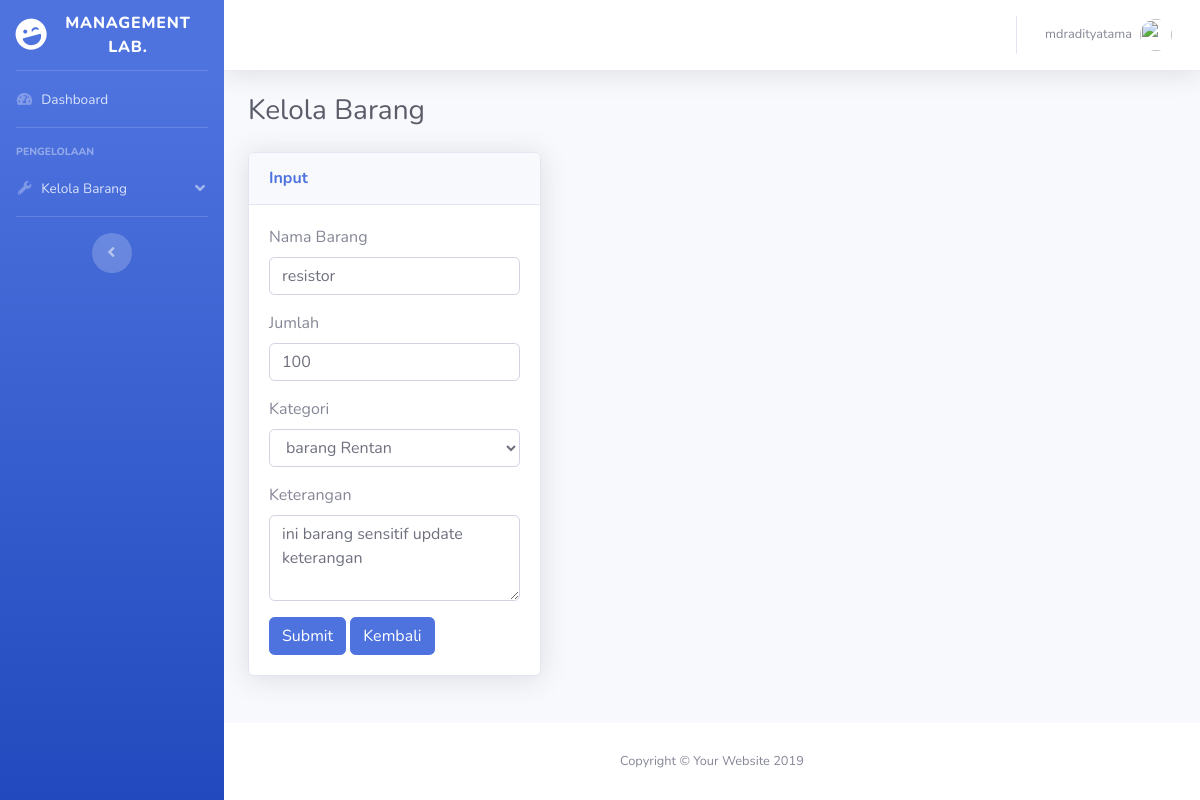
The page /editbarang.php?id=12 (signed in) on the database its author committed.
### tables this page shows
CREATE TABLE `barang` (
  `id` int(10) NOT NULL,
  `nmbarang` varchar(255) NOT NULL,
  `jmlh` int(100) NOT NULL,
  `id_ketegori` int(10) NOT NULL,
  `keterangan` text NOT NULL
);

CREATE TABLE `kategori` (
  `id` int(11) NOT NULL,
  `nama` varchar(100) NOT NULL,
  `keterangan` text NOT NULL
);

### classes/Input.php (called while the page is built)
<?php
class Input {
  public static function get($name){
    if( isset($_POST[$name]) ){
      return $_POST[$name];
    } else if ( isset($_GET[$name]) ){
      return $_GET[$name];
    }
  }
}
?>

### classes/Database.php (called while the page is built, shortened)
<?php
class Database {
  private static $INSTANCE = null;
  private $mysqli,
          $HOST = 'localhost',
          $USER = 'root',
          $PASS = '',
          $DBNAME = 'manajemenlab';
  function __construct(){
    $this->mysqli = new mysqli( $this->HOST, $this->USER, $this->PASS, $this->DBNAME);
  }
  public static function getInstance(){
    if( !isset(self::$INSTANCE) ) {
      self::$INSTANCE = new Database();
    }
    return self::$INSTANCE;
  }
  public function get_fields($table){
    $query  = "SELECT * FROM $table";
    $result = $this->mysqli->query($query);
    while($row = $result->fetch_assoc()  ) {
       $data[] = $row;
    }
    return $data;
  }
  public function dataEdit( $tabel, $id ){
    $query = "SELECT * FROM $tabel WHERE id=$id";
    $result = $this->mysqli->query($query);
    while($row = $result->fetch_assoc() ){
     $data[] = $row;
    }
    return $data;
  }
}
?>

### core/init.php (called while the page is built, shortened)
<?php
$kelola = new Kelola();

### classes/Kelola.php (called while the page is built, shortened)
<?php
class Kelola {
  private $_db;
  public function __construct() {
    $this->_db = Database::getInstance();
  }
  public function getKategori( $table ){
    $data = $this->_db->get_fields($table);
    return $data;
  }
  public function nampilData( $tabel, $id ){
    $data = $this->_db->dataEdit( $tabel, $id );
    return $data;
  }
}

### editbarang.php (the view, shortened to what this page needs)
<?php
require_once 'core/init.php';
  if ( Input::get('id') ){
    $kelola->nampilData('barang', Input::get('id') );
  }
include 'template/header.php';
?>
  <div id="wrapper">
<?php include 'template/menu.php' ?>
    <div id="content-wrapper" class="d-flex flex-column">
      <div id="content">
        <?php include 'template/nav-atas.php' ?>
        <div class="container-fluid">
          <h1 class="h3 mb-4 text-gray-800">Kelola Barang</h1>
          <div class="row">
            <div class="col-lg-4">
              <div class="card shadow mb-4">
                <div class="card-header py-3">
                <?php
                    if ( Input::get('id') ){
                      $hasil = $kelola->nampilData('barang', Input::get('id') );
                      foreach($hasil as $index => $data) {
                      ?>
                  <h6 class="m-0 font-weight-bold text-primary"> Input</h6>
                </div>
                <div class="card-body">
                <form method="POST" action="editbarang.php" >
                  <div class="form-group">
                    <label>Nama Barang</label>
                    <input type="text" name="nmbarang" class="form-control" placeholder="Nama Barang" value="<?= $data['nmbarang'] ?>">
                  </div>
                  <div class="form-group">
                    <label>Jumlah</label>
                    <input type="text" name="jmlh" class="form-control" placeholder="Jumlah Barang" value="<?= $data['jmlh'] ?>">
                  </div>
                  <div class="form-group">
                    <label>Kategori</label>
                    <select class="form-control" name="id_kategori">
                    <?php
                      $fields = $kelola->getKategori('kategori');
                      foreach($fields as $index => $data) {
                    ?>
                    <option value="<?php echo $data['id']; ?>" ><?= $data['nama'] ?></option>
                    <?php
                      }
                    ?>
                    </select>
                  </div>
                  <div class="form-group">
                    <label>Keterangan</label>
                    <textarea class="form-control" name="keterangan" placeholder="Keterangan" rows="3"><?= $data['keterangan'] ?></textarea>
                  </div>
                  <?php
                      }
                    }
                  ?>
                  <input type="submit" name="submit" class="btn btn-primary" value="Submit">
                  <a href="kelolabarang.php"><button type="button" class="btn btn-primary">Kembali</button></a>
                </form>
                </div>
              </div>
            </div>
          </div>
        </div>
      </div>
      <footer class="sticky-footer bg-white">
        <div class="container my-auto">
          <div class="copyright text-center my-auto">
            <span>Copyright &copy; Your Website 2019</span>
          </div>
        </div>
      </footer>
    </div>
  </div>
<?php
include 'template/footer.php';
?>

### rows shown on the page
barang: nmbarang "resistor", jmlh "100", keterangan "ini barang sensitif update keterangan"

### other values the page prints
Session::get('username') "mdradityatama"
form field id_kategori "barang Rentan"
